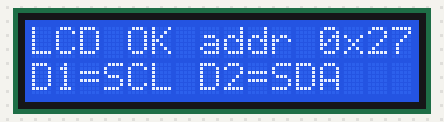
This sketch was run on a simulated ESP8266 (NodeMCU). Shown: 16×2 character LCD. What the sketch prints to the serial monitor is not drawn.

Above: at 0.86 s.
At 5.1 s:
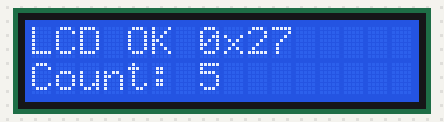
At 10.1 s:
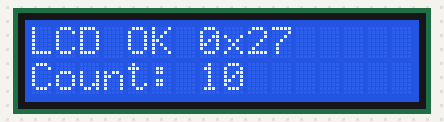
At 19.1 s:
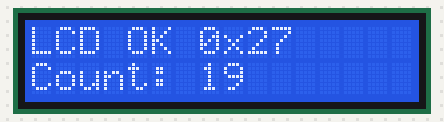
At 28.1 s:
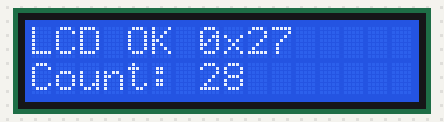
At 38.1 s:
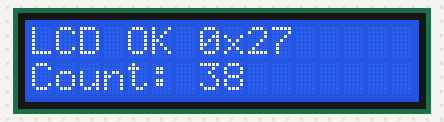

Measured:
- what the display in image 1 shows lasts 1.0 s, from 5.0 s to 6.0 s

The sketch:

lcd_i2c_test.ino
```cpp
/*
  LCD I2C test for current ESP8266 wiring

  Wiring:
    LCD VCC -> 5V/VIN or 3V3, NOT D0
    LCD GND -> GND
    LCD SCL -> D1
    LCD SDA -> D2

  Serial Monitor: 115200 baud
*/

#include <Arduino.h>
#include <Wire.h>
#include <LiquidCrystal_I2C.h>

const uint8_t LCD_SCL_PIN = D1;  // GPIO5
const uint8_t LCD_SDA_PIN = D2;  // GPIO4

uint8_t lcdAddress = 0x27;
LiquidCrystal_I2C *lcd = nullptr;
bool lcdReady = false;

uint8_t scanI2C() {
  Serial.println("Scanning I2C on SDA=D2, SCL=D1...");
  uint8_t foundCount = 0;
  uint8_t firstAddr = 0;

  for (uint8_t addr = 1; addr < 127; addr++) {
    Wire.beginTransmission(addr);
    uint8_t err = Wire.endTransmission();
    if (err == 0) {
      foundCount++;
      if (firstAddr == 0) firstAddr = addr;
      Serial.print("Found I2C device: 0x");
      if (addr < 16) Serial.print('0');
      Serial.println(addr, HEX);
    }
  }

  if (foundCount == 0) {
    Serial.println("No I2C device found. Check VCC/GND/SDA/SCL wiring.");
  } else {
    Serial.print("Total I2C devices: ");
    Serial.println(foundCount);
  }
  return firstAddr;
}

void lcdLine(uint8_t row, String text) {
  if (!lcdReady || lcd == nullptr) return;
  while (text.length() < 16) text += ' ';
  lcd->setCursor(0, row);
  lcd->print(text.substring(0, 16));
}

void setup() {
  Serial.begin(115200);
  delay(500);
  Serial.println();
  Serial.println("=== LCD I2C TEST ===");
  Serial.println("Wiring: D1=SCL, D2=SDA, VCC=5V/3V3, GND=GND");

  Wire.begin(LCD_SDA_PIN, LCD_SCL_PIN); // ESP8266 order: SDA, SCL
  delay(100);

  uint8_t addr = scanI2C();
  if (addr != 0) {
    lcdAddress = addr;
    lcd = new LiquidCrystal_I2C(lcdAddress, 16, 2);
    lcd->init();
    lcd->backlight();
    lcdReady = true;

    Serial.print("LCD initialized at 0x");
    Serial.println(lcdAddress, HEX);

    lcdLine(0, "LCD OK addr 0x" + String(lcdAddress, HEX));
    lcdLine(1, "D1=SCL D2=SDA");
  }
}

void loop() {
  static unsigned long last = 0;
  static unsigned long counter = 0;

  if (millis() - last >= 1000) {
    last = millis();
    counter++;

    if (lcdReady) {
      lcdLine(0, "LCD OK 0x" + String(lcdAddress, HEX));
      lcdLine(1, "Count: " + String(counter));
    }

    Serial.print("LCD test running. Count=");
    Serial.print(counter);
    Serial.print(" lcdReady=");
    Serial.println(lcdReady ? "true" : "false");
  }
}
```
